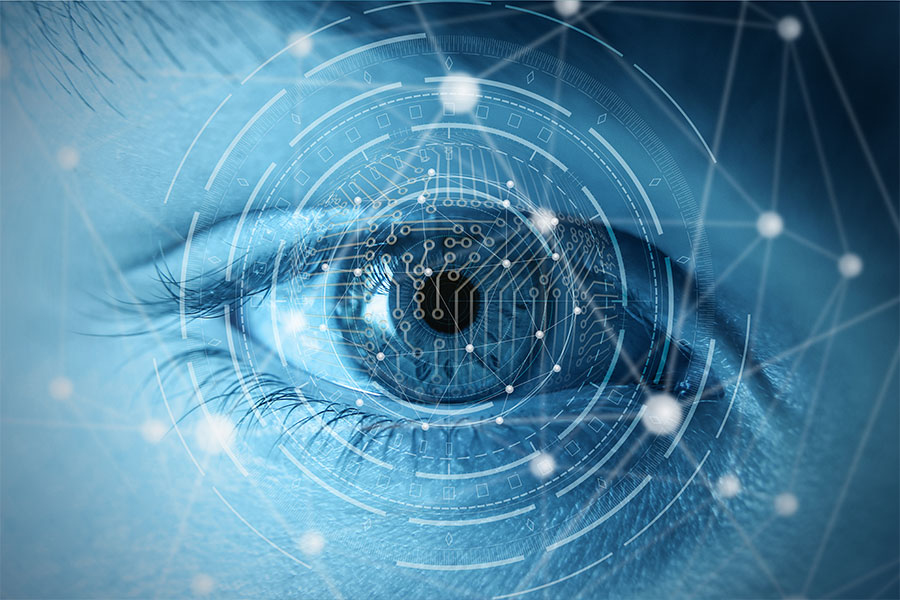
#> input picture MV_Course/images/MachineVision2.jpg, 900 x 600 px
$ jupyter execute T1_01_opencv.ipynb
#> lines starting #> are read from the running program, lines starting #| are printed output that depends on the picture
# <div style="direction:rtl;text-align:right;font-family:B Lotus, B Nazanin, Tahoma">خواندن، ذخیره کردن و نمایش تصویر با OpenCv</div>

[cell 1]
# pip install opencv-python

import numpy as np
import matplotlib.pyplot as plt
import cv2

[cell 2]
import cv2

image = cv2.imread('./images/MachineVision2.jpg')
#> image is the input picture: shape (600, 900, 3); mean B, G, R 161, 132.9, 80.8
cv2.imshow('Image', image)
cv2.waitKey(0)
cv2.destroyAllWindows()
plt.imshow(image[...,::-1])

[cell 3]
type(image)

### <div style="direction:rtl;text-align:right;font-family:B Lotus, B Nazanin, Tahoma">shape ابعاد تصویر را نشان میدهد.</div>
<div style="direction:rtl;text-align:right;font-family:Tahoma">
دو بعد نخست به ترتیب نشان دهنده‌ی ارتفاع و عرض تصور می‌باشد.
عدد 3 نیز نمایانگر وجود سه کانال رنگی است.
</div>

[cell 4]
print(image.shape)
#| (600, 900, 3)

[cell 5]
# Let's print each dimension of the image

print ('Height of Image:', int(image.shape[0]), 'pixels')
#| Height of Image: 600 pixels
print ('Width of Image: ', int(image.shape[1]), 'pixels')
#| Width of Image:  900 pixels

### <div style="direction:rtl;text-align:right;font-family:B Lotus, B Nazanin, Tahoma">ذخیره سازی تصاویر درOpenCV</div>

[cell 6]
cv2.imwrite('img1.jpg',image)
cv2.imwrite('img1.png',image)
#> Out = True

### <div style="direction:rtl;text-align:right;font-family:B Lotus, B Nazanin, Tahoma">نمایش در نوت‌بوک با matplotlib</div>

[cell 7]
import matplotlib.pyplot as plt

plt.imshow(image)

<div style="direction:rtl;text-align:right;font-family:Tahoma">
در واقع سطر و ستون های ماتریس به ترتیب height و width عکس هستند
<br/>
رنگ تصویر وارونه است، چرا که ترتیب کانال ها در opencv برعکس اکثر سایر کتابخانه ها BGR است و نه RGB
</div>

<div style="direction:rtl;text-align:right;font-family:Tahoma">
روش 1 : استفاده از numpy
</div>

[cell 8]
plt.imshow(image[:,:,::-1])
# plt.imshow(image[...,::-1])

<div style="direction:rtl;text-align:right;font-family:Tahoma">
روش 2 : استفاده از OpenCV
</div>

[cell 9]
image = cv2.cvtColor(image , cv2.COLOR_BGR2RGB)
plt.imshow(image)

### <div style="direction:rtl;text-align:right;font-family:B Lotus, B Nazanin, Tahoma">تغییر و دستکاری پیکسلها</div>

[cell 10]
import cv2
import matplotlib.pyplot as plt

img = cv2.imread('./images/Machinevision2.jpg')
img[280:330 , 420:480 , :] = (255,255,255)
plt.imshow(img[...,::-1])

[cell 11]
import cv2
import matplotlib.pyplot as plt

img = cv2.imread('./images/Machinevision2.jpg')
img[280:330 , 420:480 , :] = (100,50,255)
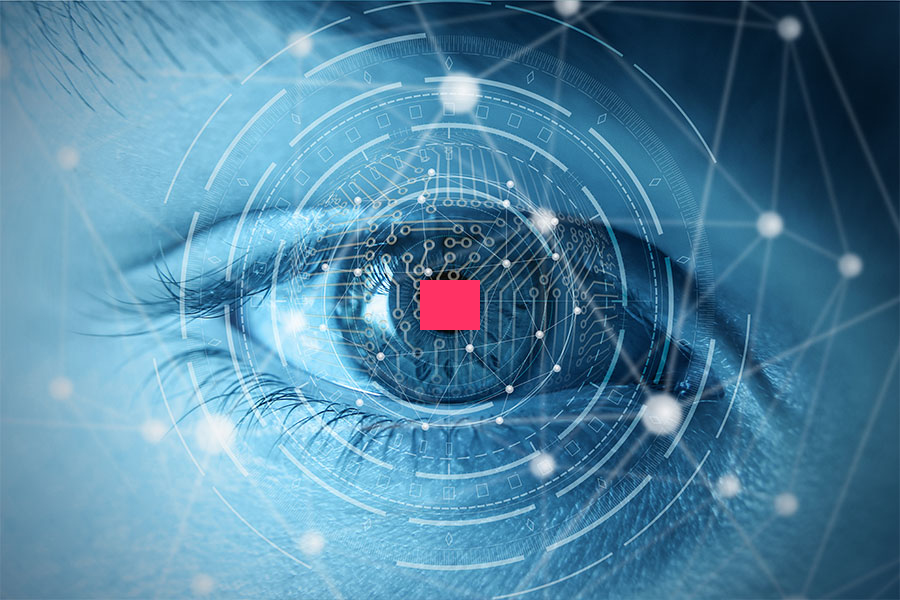
#> img: shape (600, 900, 3); mean B, G, R 161.4, 132.9, 82
plt.imshow(img[...,::-1])


$ run again, with MV_Course/images/Machinevision3.jpg copied over MV_Course/images/MachineVision2.jpg
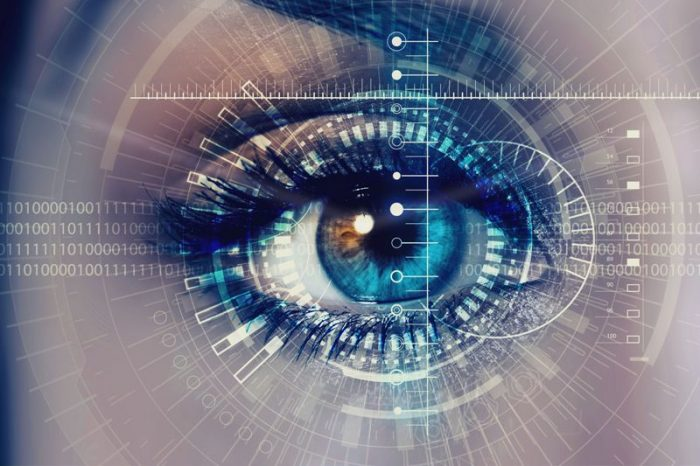
#> input picture MV_Course/images/Machinevision3.jpg, 700 x 466 px
#> image is the input picture: shape (466, 700, 3); mean B, G, R 134.9, 120, 117.8
#| (466, 700, 3)
#| Height of Image: 466 pixels
#| Width of Image:  700 pixels
#> Out = True
#> `img[280:330 , 420:480 , :] = (100,50,255)`:
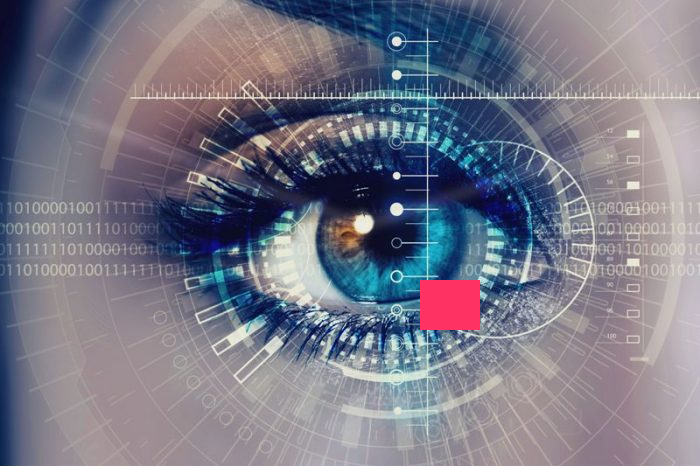
#> img: shape (466, 700, 3); mean B, G, R 134.6, 119.5, 119.5

$ run again, with MV_Course/images/_132351479_42ba57c5-d4c9-499b-938d-90455e3b106e.jpg copied over MV_Course/images/MachineVision2.jpg
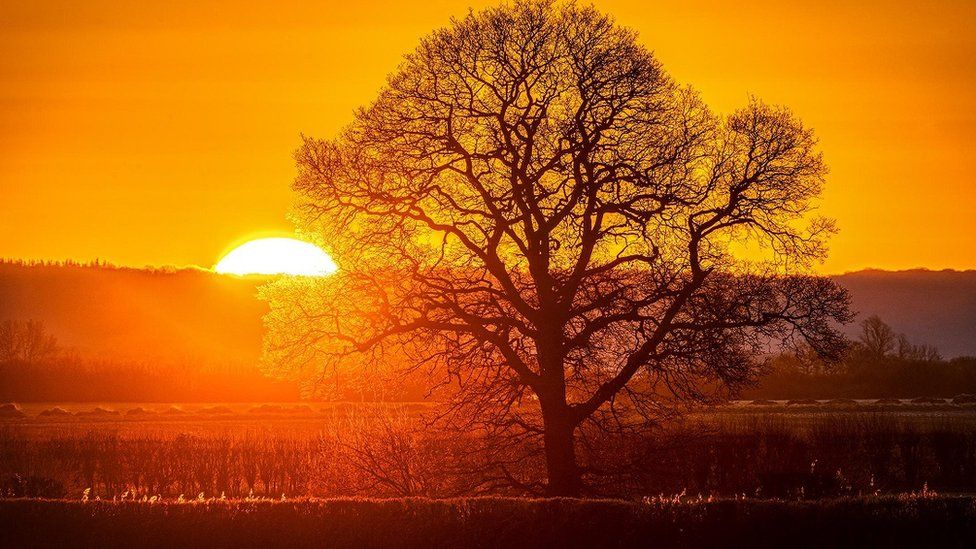
#> input picture MV_Course/images/_132351479_42ba57c5-d4c9-499b-938d-90455e3b106e.jpg, 976 x 549 px
#> image is the input picture: shape (549, 976, 3); mean B, G, R 15.1, 89.5, 173.5
#| (549, 976, 3)
#| Height of Image: 549 pixels
#| Width of Image:  976 pixels
#> Out = True
#> `img[280:330 , 420:480 , :] = (100,50,255)`:
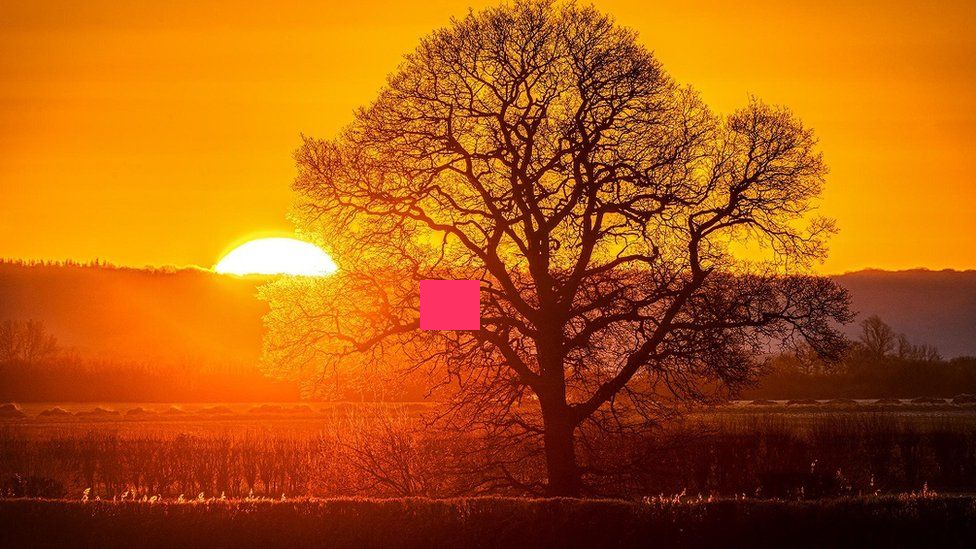
#> img: shape (549, 976, 3); mean B, G, R 15.5, 89.5, 173.9

$ run again, with MV_Course/images/_132650518_69d14ae3-a412-4897-ae25-797fae902037.jpg copied over MV_Course/images/MachineVision2.jpg
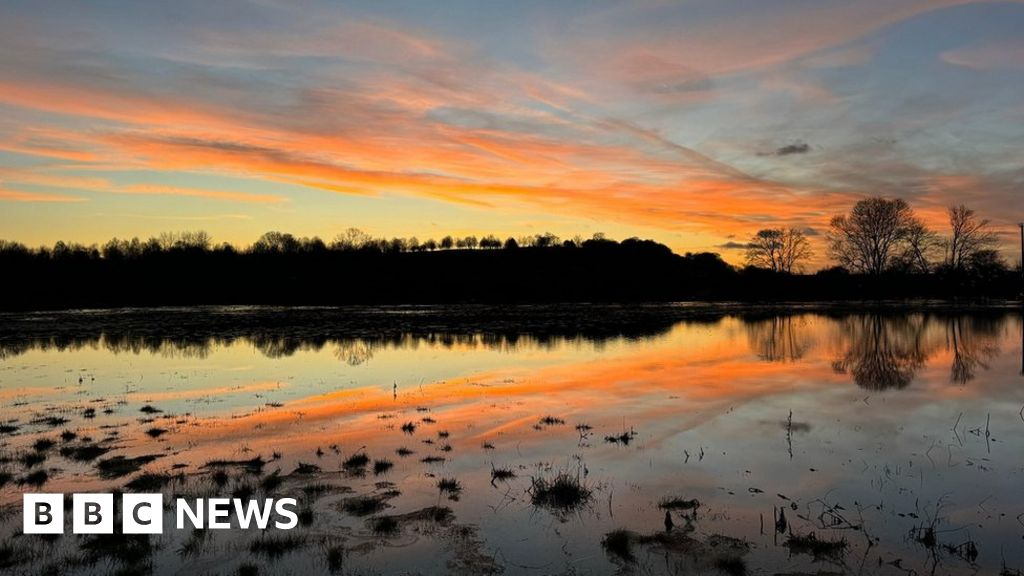
#> input picture MV_Course/images/_132650518_69d14ae3-a412-4897-ae25-797fae902037.jpg, 1024 x 576 px
#> image is the input picture: shape (576, 1024, 3); mean B, G, R 85.6, 105.1, 126
#| (576, 1024, 3)
#| Height of Image: 576 pixels
#| Width of Image:  1024 pixels
#> Out = True
#> `img[280:330 , 420:480 , :] = (100,50,255)`:
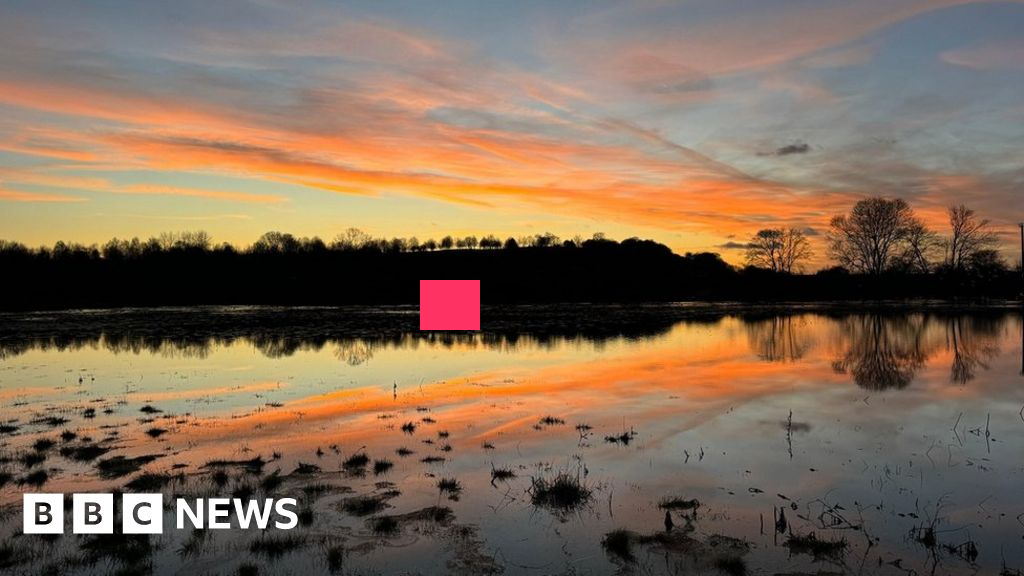
#> img: shape (576, 1024, 3); mean B, G, R 86.1, 105.3, 127.2
